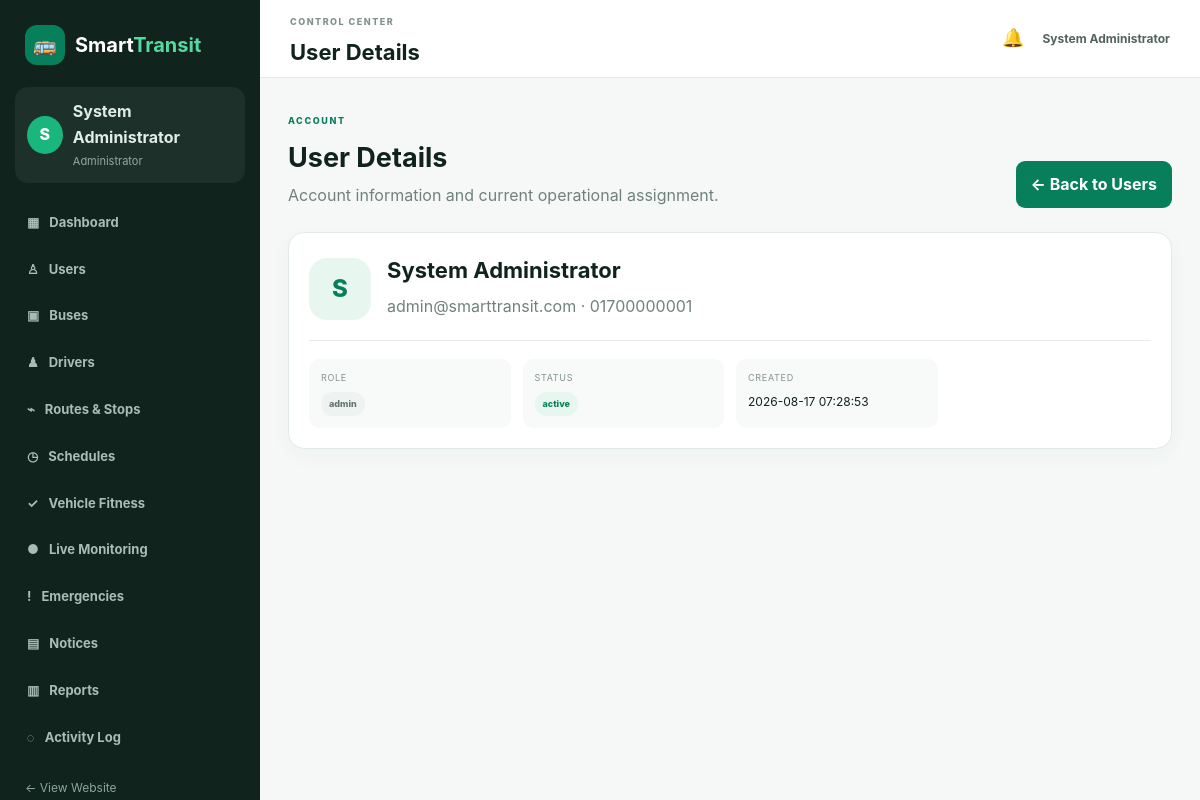
Screenshot of /admin/user-details.php?id=1 (signed in) with the database file from the repository.
### tables this page shows
CREATE TABLE IF NOT EXISTS users (
    id INT UNSIGNED AUTO_INCREMENT PRIMARY KEY,
    name VARCHAR(100) NOT NULL,
    email VARCHAR(150) NOT NULL UNIQUE,
    phone VARCHAR(30) NOT NULL,
    password VARCHAR(255) NOT NULL,
    role ENUM('passenger','driver','admin') NOT NULL DEFAULT 'passenger',
    status ENUM('active','inactive','blocked') NOT NULL DEFAULT 'active',
    created_at TIMESTAMP DEFAULT CURRENT_TIMESTAMP
);

### includes/auth.php (called while the page is built, shortened)
<?php
function currentUser(): ?array {
    return $_SESSION['user'] ?? null;
}
?>

### includes/functions.php (called while the page is built, shortened)
<?php
function e(?string $value): string {
    return htmlspecialchars($value ?? '', ENT_QUOTES, 'UTF-8');
}
?>

### admin/user-details.php (the view, shortened to what this page needs)
<?php
require_once __DIR__.'/_common.php'; $adminTitle='User Details';
$id=(int)($_GET['id']??0);$st=$pdo->prepare("SELECT id,name,email,phone,role,status,created_at FROM users WHERE id=?");$st->execute([$id]);$u=$st->fetch();if(!$u){flash('error','User not found.');adminRedirect('users.php');}
$assignment=null;
require __DIR__.'/_layout.php';
?>
<div class="admin-page-head"><div><span class="admin-kicker">ACCOUNT</span><h2>User Details</h2><p>Account information and current operational assignment.</p></div><a class="admin-btn" href="users.php">← Back to Users</a></div>
<section class="admin-panel detail-card"><div class="detail-avatar"><?= e(strtoupper(substr($u['name'],0,1))) ?></div><div><h3><?= e($u['name']) ?></h3><p><?= e($u['email']) ?> · <?= e($u['phone']) ?></p></div><div class="detail-grid"><div><small>Role</small><?= statusBadge($u['role']) ?></div><div><small>Status</small><?= statusBadge($u['status']) ?></div><div><small>Created</small><?= e($u['created_at']) ?></div><?php if($assignment): ?><div><small>Assigned Bus</small><?= e($assignment['bus_number']) ?></div><div><small>Assigned Route</small><?= e($assignment['route_code'].' — '.$assignment['route_name']) ?></div><?php endif; ?></div></section>
<?php require __DIR__.'/_layout_end.php'; ?>

### admin/_layout.php (shortened to what this page needs)
<?php
require_once __DIR__ . '/_common.php';
$adminTitle = $adminTitle ?? 'Admin';
$emergencyCount = 0;
try { $emergencyCount=(int)$pdo->query("SELECT COUNT(*) FROM emergency_reports WHERE status IN ('New','Investigating')")->fetchColumn(); } catch(Throwable $e){}
?>
<!DOCTYPE html>
<html lang="en"><head>
<link rel="stylesheet" href="<?= BASE_URL ?>/assets/css/style.css">
<link rel="stylesheet" href="https://unpkg.com/leaflet@1.9.4/dist/leaflet.css">
</head><body class="admin-body">
<div class="admin-shell">
<aside class="admin-sidebar" id="adminSidebar">
  <a class="admin-brand" href="<?= BASE_URL ?>/admin/dashboard.php"><span>🚌</span><b>Smart<span>Transit</span></b></a>
  <div class="admin-user-mini"><div class="admin-avatar"><?= e(strtoupper(substr($adminUser['name']??'A',0,1))) ?></div><div><strong><?= e($adminUser['name']) ?></strong><small>Administrator</small></div></div>
  <nav class="admin-nav">
    <a class="<?= basename($_SERVER['PHP_SELF'])==='dashboard.php'?'active':'' ?>" href="<?= BASE_URL ?>/admin/dashboard.php">▦ <span>Dashboard</span></a>
    <a class="<?= basename($_SERVER['PHP_SELF'])==='users.php'?'active':'' ?>" href="<?= BASE_URL ?>/admin/users.php">♙ <span>Users</span></a>
    <a class="<?= basename($_SERVER['PHP_SELF'])==='buses.php'?'active':'' ?>" href="<?= BASE_URL ?>/admin/buses.php">▣ <span>Buses</span></a>
    <a class="<?= basename($_SERVER['PHP_SELF'])==='drivers.php'?'active':'' ?>" href="<?= BASE_URL ?>/admin/drivers.php">♟ <span>Drivers</span></a>
    <a class="<?= basename($_SERVER['PHP_SELF'])==='routes.php'?'active':'' ?>" href="<?= BASE_URL ?>/admin/routes.php">⌁ <span>Routes & Stops</span></a>
    <a class="<?= basename($_SERVER['PHP_SELF'])==='schedules.php'?'active':'' ?>" href="<?= BASE_URL ?>/admin/schedules.php">◷ <span>Schedules</span></a>
    <a class="<?= basename($_SERVER['PHP_SELF'])==='vehicles.php'?'active':'' ?>" href="<?= BASE_URL ?>/admin/vehicles.php">✓ <span>Vehicle Fitness</span></a>
    <a class="<?= basename($_SERVER['PHP_SELF'])==='live.php'?'active':'' ?>" href="<?= BASE_URL ?>/admin/live.php">● <span>Live Monitoring</span></a>
    <a class="<?= basename($_SERVER['PHP_SELF'])==='emergencies.php'?'active':'' ?>" href="<?= BASE_URL ?>/admin/emergencies.php">! <span>Emergencies <?php if($emergencyCount): ?><em><?= $emergencyCount ?></em><?php endif; ?></span></a>
    <a class="<?= basename($_SERVER['PHP_SELF'])==='notices.php'?'active':'' ?>" href="<?= BASE_URL ?>/admin/notices.php">▤ <span>Notices</span></a>
    <a class="<?= basename($_SERVER['PHP_SELF'])==='reports.php'?'active':'' ?>" href="<?= BASE_URL ?>/admin/reports.php">▥ <span>Reports</span></a>
    <a class="<?= basename($_SERVER['PHP_SELF'])==='activity.php'?'active':'' ?>" href="<?= BASE_URL ?>/admin/activity.php">◌ <span>Activity Log</span></a>
  </nav>
  <a class="admin-side-home" href="<?= BASE_URL ?>/index.php">← View Website</a>
</aside>
<div class="admin-main">
<header class="admin-topbar"><button class="admin-menu-btn" id="adminMenuBtn">☰</button><div><small>CONTROL CENTER</small><h1><?= e($adminTitle) ?></h1></div><div class="admin-top-actions"><a href="<?= BASE_URL ?>/admin/emergencies.php" title="Emergencies">🔔<?php if($emergencyCount): ?><b><?= $emergencyCount ?></b><?php endif; ?></a><a class="admin-profile" href="<?= BASE_URL ?>/admin/dashboard.php"><?= e($adminUser['name']) ?></a></div></header>
<main class="admin-content">

### admin/_common.php (shortened to what this page needs)
<?php
require_once __DIR__ . '/../includes/auth.php';
require_once __DIR__ . '/../includes/functions.php';
$adminUser = currentUser();
function statusBadge(string $status): string {
    $safe=e($status);
    $class=strtolower(str_replace([' ','_'],'-',$status));
    return '<span class="admin-badge '.$class.'">'.$safe.'</span>';
}

### assets/css/style.css (style rules this page uses)
* { box-sizing:border-box }
html { scroll-behavior:smooth }
body { margin:0;font-family:Inter,Segoe UI,Arial,sans-serif;background:#f6f8fb;color:#172033;line-height:1.6 }
a { color:inherit;text-decoration:none }
.detail-grid { display:grid;grid-template-columns:1fr 1fr;gap:20px }
.admin-body { background:#f5f8f7;color:#10231d }
.admin-shell { display:flex;min-height:100vh }
.admin-sidebar { width:260px;background:#10231d;color:#dfece7;position:fixed;left:0;top:0;bottom:0;z-index:1200;padding:22px 15px;overflow:auto }
.admin-brand { display:flex;align-items:center;gap:10px;color:#fff;font-size:20px;margin:3px 10px 22px }
.admin-brand>span { width:40px;height:40px;border-radius:12px;background:#087f5b;display:grid;place-items:center }
.admin-brand b span { color:#56d99f }
.admin-user-mini { display:flex;align-items:center;gap:10px;padding:12px;background:rgba(255,255,255,.06);border-radius:13px;margin-bottom:18px }
.admin-avatar { width:38px;height:38px;border-radius:50%;background:#19b77d;color:#fff;display:grid;place-items:center;font-weight:800 }
.admin-user-mini strong,.admin-user-mini small { display:block }
.admin-user-mini small { color:#93aaa2;font-size:11px;margin-top:3px }
.admin-nav { display:grid;gap:4px }
.admin-nav a { color:#a9bdb6;padding:11px 12px;border-radius:10px;display:flex;align-items:center;gap:10px;font-size:13px;font-weight:650 }
.admin-side-home { display:block;margin:20px 10px;color:#8ea59e;font-size:12px }
.admin-main { margin-left:260px;width:calc(100% - 260px);min-width:0 }
.admin-topbar { height:78px;background:#fff;border-bottom:1px solid #e2eae6;display:flex;align-items:center;justify-content:space-between;padding:0 30px;position:sticky;top:0;z-index:1000 }
.admin-topbar small { color:#80928c;font-size:9px;font-weight:800;letter-spacing:1.5px }
.admin-topbar h1 { margin:3px 0 0;font-size:22px }
.admin-top-actions { display:flex;align-items:center;gap:18px }
.admin-top-actions>a:first-child { position:relative;font-size:18px }
.admin-profile { font-size:12px;font-weight:700;color:#52635d }
.admin-content { padding:28px;max-width:1500px;margin:auto }
.admin-welcome,.admin-page-head { display:flex;justify-content:space-between;align-items:flex-end;gap:20px;margin-bottom:24px }
.admin-welcome h2,.admin-page-head h2 { font-size:27px;margin:4px 0 }
.admin-welcome p,.admin-page-head p { color:#70827b;margin:0 }
.admin-kicker { font-size:9px;font-weight:850;letter-spacing:1.6px;color:#087f5b }
.admin-btn { border:0;background:#087f5b;color:#fff;border-radius:9px;padding:11px 15px;font-weight:750;cursor:pointer;display:inline-block }
.admin-panel { background:#fff;border:1px solid #e2eae6;border-radius:16px;padding:20px;margin-bottom:18px;box-shadow:0 6px 22px rgba(24,59,49,.035) }
.admin-badge { display:inline-block;padding:5px 8px;border-radius:20px;background:#eef3f1;color:#63736e;font-size:9px;font-weight:800 }
.admin-badge.active,.admin-badge.good,.admin-badge.resolved,.admin-badge.information { background:#e7f7ef;color:#087f5b }
.detail-card { display:grid;grid-template-columns:auto 1fr;gap:16px;align-items:center }
.detail-avatar { width:62px;height:62px;border-radius:18px;background:#e7f7ef;color:#087f5b;display:grid;place-items:center;font-size:24px;font-weight:850 }
.detail-card h3 { margin:0;font-size:22px }
.detail-card p { margin:5px 0;color:#71827c }
.detail-grid { grid-column:1/-1;display:grid;grid-template-columns:repeat(4,1fr);gap:12px;border-top:1px solid #e5ece9;padding-top:18px }
.detail-grid>div { background:#f7faf9;border-radius:10px;padding:12px;font-size:12px }
.detail-grid small { display:block;color:#84938e;font-size:9px;text-transform:uppercase;letter-spacing:.7px;margin-bottom:6px }

### rows the page displays
users: name "S", name "System Administrator", email "admin@smarttransit.com", phone "01700000001", role "admin active", created_at "2026-08-17 07:28:53"

### other values shown
$adminTitle "User Details"
